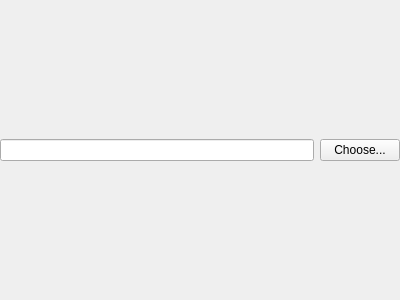
<?xml version="1.0" encoding="UTF-8"?>
<ui version="4.0">
 <class>RemoteObjectNameWidget</class>
 <widget class="QWidget" name="RemoteObjectNameWidget">
  <property name="geometry">
   <rect>
    <x>0</x>
    <y>0</y>
    <width>400</width>
    <height>300</height>
   </rect>
  </property>
  <property name="windowTitle">
   <string comment="@title">Choose the remote object name</string>
  </property>
  <property name="whatsThis">
   <string comment="@info:whatsthis">&lt;para&gt;Choose the name of the remote object.&lt;/para&gt;
&lt;para&gt;If the name is known, it can be directly written. Else, it can be chosen from all the objects currently available in the target application.&lt;/para&gt;</string>
  </property>
  <layout class="QHBoxLayout" name="RemoteObjectNameWidgetHorizontalLayout">
   <property name="margin">
    <number>0</number>
   </property>
   <item>
    <widget class="KLineEdit" name="objectNameLineEdit">
     <property name="whatsThis">
      <string comment="@info:whatsthis">&lt;para&gt;The name of the QObject.&lt;/para&gt;
&lt;para&gt;Note that the name is not the class of the object, but the string returned by its objectName() method.&lt;/para&gt;</string>
     </property>
    </widget>
   </item>
   <item>
    <widget class="KPushButton" name="objectNamePushButton">
     <property name="toolTip">
      <string comment="@info:tooltip">Choose the object name from a list with all the objects in the target application</string>
     </property>
     <property name="whatsThis">
      <string comment="@info:whatsthis">&lt;p&gt;Opens the list with all the objects in the target application to select the object from them.&lt;/p&gt;
&lt;p&gt;The object list must be gotten from a running application. The first time that you try to choose the object name you will be asked for the target application of the tutorial. A new instance of the application will then be started to know the available objects.&lt;/p&gt;
&lt;p&gt;The next time that you try to choose the object name the already running application will be used. If it is quitted, a new instance will be started again.&lt;/p&gt;
&lt;p&gt;When the target application is started all the KTutorial editor windows, except the one with the list, will be hidden. When the list is closed, the windows will be shown again.&lt;/p&gt;</string>
     </property>
     <property name="text">
      <string comment="@action:button">Choose...</string>
     </property>
    </widget>
   </item>
  </layout>
 </widget>
 <customwidgets>
  <customwidget>
   <class>KPushButton</class>
   <extends>QPushButton</extends>
   <header>kpushbutton.h</header>
  </customwidget>
  <customwidget>
   <class>KLineEdit</class>
   <extends>QLineEdit</extends>
   <header>klineedit.h</header>
  </customwidget>
 </customwidgets>
 <resources/>
 <connections/>
</ui>
